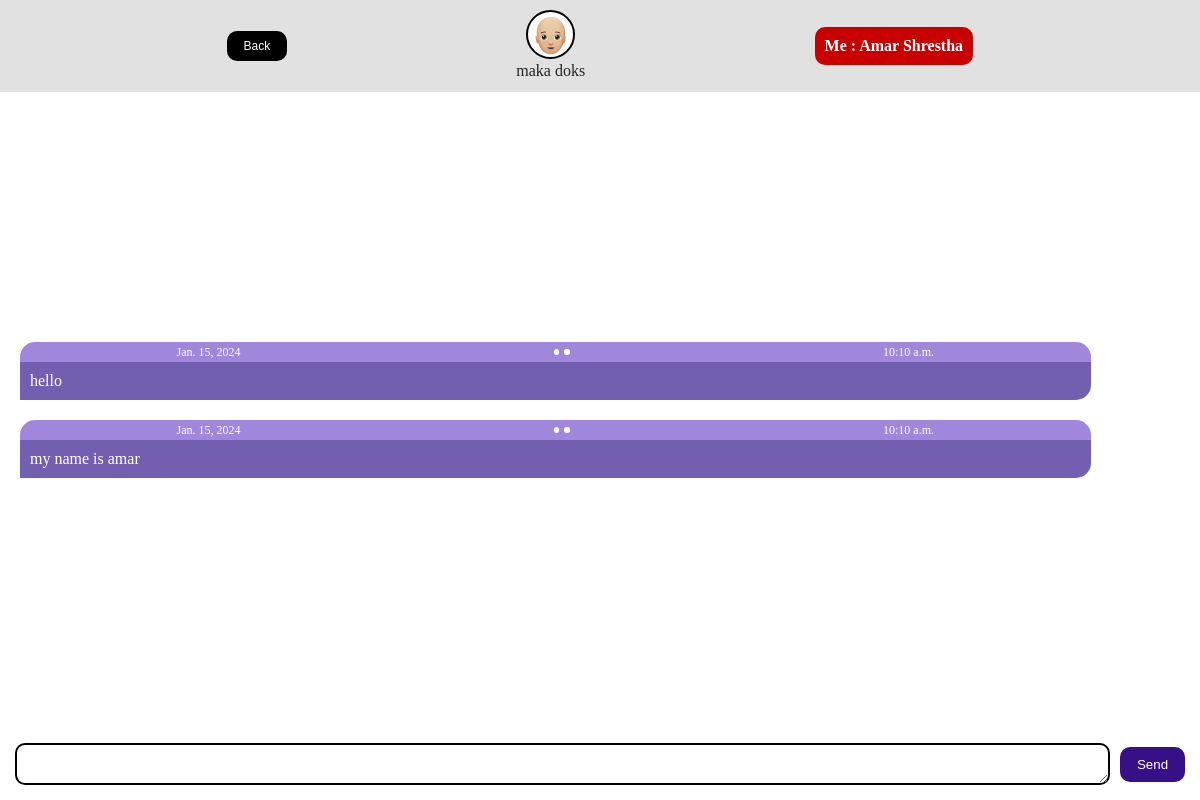
The page /chat_person/5 (signed in) on the database its author committed.
### app/models.py (models this page shows)
class Message(models.Model):
    from_who = models.ForeignKey(User, on_delete=models.PROTECT,default=None,related_name="from_user")
    to_who =models.ForeignKey(User, on_delete=models.PROTECT,default=None,related_name="to_user")
    message = models.TextField()
    date = models.DateField(null=True)
    time = models.TimeField(null=True)
    has_been_seen = models.BooleanField(null=True, default=False)

### app/views.py (the view)
# urls.py: path('chat_person/<int:id>',  views.Chat_person.as_view(), name="chat_person"),
class Chat_person(View):
    def get(self, request, id):
        person = User.objects.get(id=id)
        me = request.user
        messages = models.Message.objects.filter(Q(from_who = me, to_who = person) |Q( to_who = me, from_who = person)).order_by("date","time")
        context ={"person":person, "me":me, "messages":messages}
        return render(request, template_name='app/chat_person.html', context=context)

### app/templates/app/chat_person.html (shortened to what this page needs)
{% load static %}
<!DOCTYPE html>
<html lang="en">
<head>
</head>
<body>
    <header>
        <a href="{% url "home" %}"><button>Back</button></a>
        <div>
            <img src="{% static "app/face.png" %}">
            <p>{{person.first_name}} {{person.last_name}}</p>
        </div>
        <p class="name-of-sender">Me : {{me.first_name}} {{me.last_name}}</p>
    </header>
    <main id="messages-area">
        {% for message in messages %}
            {% if message.from_who == me %}
            <section class="to">
                <div class="details">
                    <p>{{message.date}}</p>
                    <div class="status"><div></div><div></div></div>
                    <p>{{message.time}}</p>
                </div>
                <div class="message">
                    <p style="overflow-wrap: anywhere;">{{message.message}}</p>
                </div>
            </section>
            {% endif %}
        {% endfor %}
    </main>
    <footer>
        <textarea name="text" oninput="this.style.height = ''; this.style.height = this.scrollHeight +'px'" id="the-message-to-send"></textarea>
        <button id="send-message-button">Send</button>
    </footer>
</body>
</html>

### app/templates/app/chat_person.html (style rules this page uses)
body { padding: 0; margin: 0; border: 0; display: grid; grid-template-rows: auto auto auto; align-content: space-between; height: 100dvh; }
a { text-decoration: none; }
header { display: flex; flex-direction: row; align-items: center; justify-content: space-evenly; padding: 5px; background-color: rgb(225, 225, 225); position: relative; }
header div { display: flex; flex-direction: column; align-items: center; justify-content: space-evenly; padding: 5px; background-color: rgb(225, 225, 225); position: relative; }
header img { padding: 2.5px; border-width: 2.5px; border-color: rgb(0, 0, 0); border-style: solid; border-radius: 50%; width: 40px; height: 40px; background-color: rgb(255, 255, 255); margin: 0; }
header p { color: rgb(35, 35, 35); margin: 0; padding: 2.5px; }
header button { margin: 0; border: 0; border-radius: 10px; background-color: rgb(0, 0, 0); color: rgb(255, 255, 255); width: 60px; height: 30px; font-size: 12px; }
.name-of-sender { border-radius: 10px; background-color: rgb(200, 0, 0); padding: 10px; color: rgb(255, 255, 255); font-weight: bold; }
main { display: flex; flex-direction: column; overflow: auto; margin: 5px; padding: 5px; max-width: 100%; }
main section { display: flex; flex-direction: column; margin: 5px; padding: 5px; }
main section > div { display: flex; flex-direction: column; margin: 0; padding: 0; border: 0; }
main .to { margin-right: 8%; }
main .to .details { display: grid; grid-template-columns: auto auto auto; border-top-right-radius: 15px; border-top-left-radius: 15px; background-color: rgb(160, 135, 220); margin: 0; padding: 0; border: 0; }
main .to .details > p { font-size: 12px; color: rgb(255, 255, 255); text-align: center; margin: 0; padding: 2.5px; border: 0; }
main .to .message { display: flex; border-bottom-right-radius: 15px; margin: 0; padding: 0; border: 0; background-color: rgb(115, 95, 175); }
main .to .message > p { color: rgb(255, 255, 255); margin: 0; padding: 10px; border: 0; text-wrap: wrap; text-overflow: clip; }
footer { display: flex; align-items: center; justify-content: center; margin: 5px; padding: 5px; }
footer > button { margin: 0; border: 0; border-radius: 10px; background-color: rgb(55, 15, 135); color: rgb(255, 255, 255); width: 65px; height: 35px; margin: 5px; }
footer > textarea { margin: 5px; padding: 5px; border-radius: 10px; border-color: rgb(0, 0, 0); border-width: 2.5px; border-style: solid; max-height: 200px; font-size: small; text-align: right; flex-grow: 1; }
.details .status { display: flex; justify-content: center; align-items: center; }
.details .status div { margin: 2.5px; width: 5.5px; height: 5.5px; background-color: rgb(255, 255, 255); border-radius: 50%; }

### rows shown on the page
Message: date "Jan. 15, 2024", time "10:10 a.m.", message "hello"
Message: date "Jan. 15, 2024", time "10:10 a.m.", message "my name is amar"

### other values the page prints
{{ person.first_name }} "maka"
{{ person.last_name }} "doks"
{{ me.first_name }} "Amar"
{{ me.last_name }} "Shrestha"
